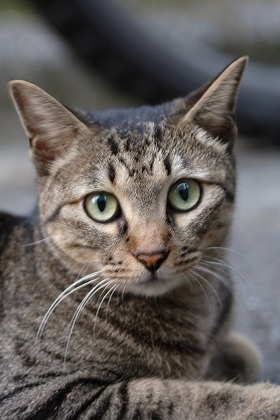
#> input picture L7/cat.jpg, 280 x 420 px
$ python ex77.py
#> lines starting #> are read from the running program, lines starting #| are printed output that depends on the picture; after the words box and inside, x2 and y2 are one past the last pixel; in counts of white or black regions, pixels touching at a corner belong together
import cv2
import numpy as np
fname = "cat.jpg"   # ←　任意の画像ファイルに変更せよ
# カラー画像としてイメージを読み込み
src = cv2.imread(fname,cv2.IMREAD_COLOR)  # cv2.IMREAD_COLOR = 1
#> src is the input picture: shape (420, 280, 3); mean B, G, R 92.2, 95, 100.1

# カラー画像をグレイスケール画像へ変換
srcGray = cv2.cvtColor(src,cv2.COLOR_BGR2GRAY)
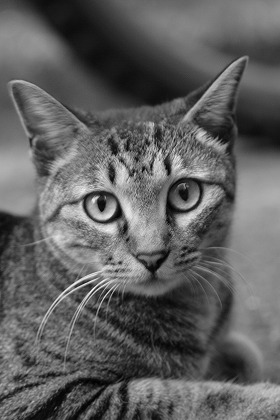
#> srcGray: shape (420, 280); min 0, max 249, mean 96.2

# グレー画像をガウシアンフィルタで平滑化
srcGray = cv2.GaussianBlur(srcGray,(5,5),1)

# ２種類のしきい値処理で2値化
thres = 90
offset = 10

def on_changeX(x):
    global thres
    thres = x
    gosei()

def on_changeY(y):
    global offset
    offset = y
    gosei()

def gosei():
    ret,img1 = cv2.threshold(srcGray,thres,255,cv2.THRESH_BINARY)
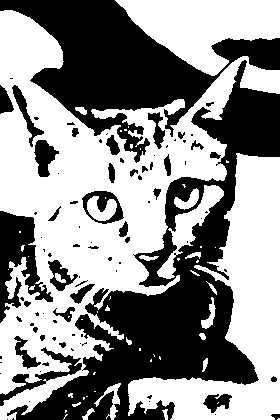
#> img1: shape (420, 280); 56.2% white; 91 black regions (55 under 20 px), largest, box (x1, y1, x2, y2) and area: (7, 60, 280, 420) 26251, (0, 0, 280, 163) 16748, (0, 211, 53, 323) 2742
#> ret = 90
    img2 = cv2.adaptiveThreshold(srcGray,255,cv2.ADAPTIVE_THRESH_MEAN_C,cv2.THRESH_BINARY, 11, offset)
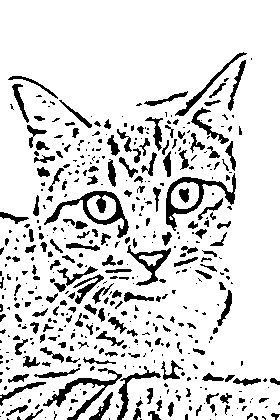
#> img2: shape (420, 280); 85.4% white; 474 black regions (289 under 20 px), largest, box (x1, y1, x2, y2) and area: (44, 191, 129, 238) 961, (166, 173, 236, 231) 895, (43, 368, 122, 420) 772
    img3 = cv2.bitwise_and(img1,img2)
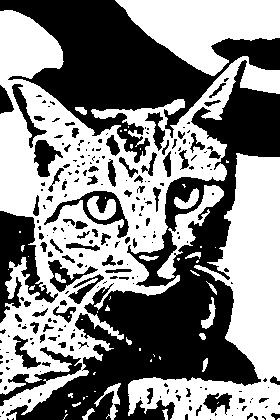
#> img3: shape (420, 280); 52.6% white; 237 black regions (157 under 20 px), largest, box (x1, y1, x2, y2) and area: (6, 60, 280, 420) 26530, (0, 0, 280, 163) 16857, (0, 211, 58, 323) 2765
    out = cv2.cvtColor(img3,cv2.COLOR_GRAY2BGR)
    out = cv2.bitwise_and(out,src)
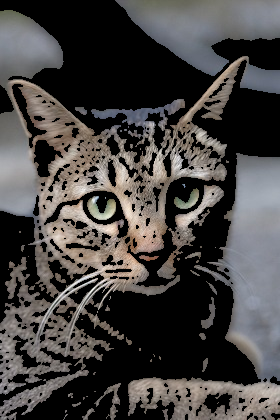
#> out: shape (420, 280, 3); mean B, G, R 66.5, 67.7, 70.4
    cv2.imshow("Threshold",img1)
    cv2.imshow("Adaptive",img2)
    cv2.imshow("And",img3)
    cv2.imshow("Image",out)

gosei()

cv2.createTrackbar("Threshold","Threshold",thres,255, on_changeX)
cv2.createTrackbar("Offset","Adaptive",offset,20, on_changeY)

cv2.waitKey(0)
cv2.destroyAllWindows()

$ run again, with L7/moriMoji.jpg copied over L7/cat.jpg
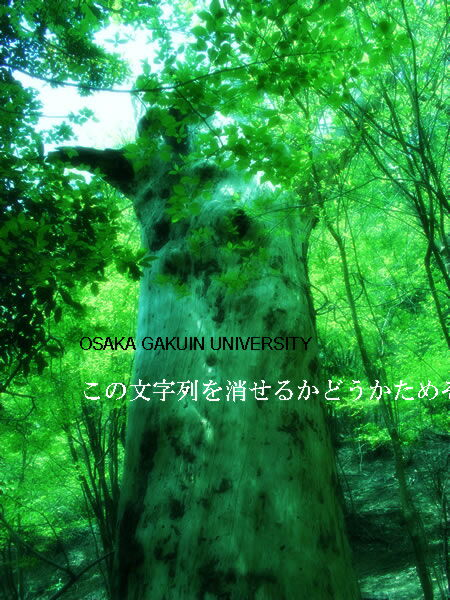
#> input picture L7/moriMoji.jpg, 450 x 600 px
#> src is the input picture: shape (600, 450, 3); mean B, G, R 62.4, 134.3, 42
#> in gosei, `ret,img1 = cv2.threshold(srcGray,thres,255,cv2.THRESH_BINARY)`:
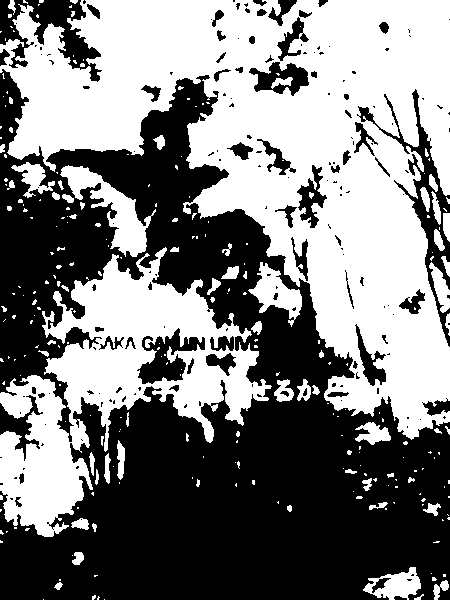
#> img1: shape (600, 450); 49.7% white; 258 white regions (188 under 20 px), largest, box (x1, y1, x2, y2) and area: (0, 0, 450, 440) 92620, (0, 247, 272, 537) 29319, (60, 165, 156, 257) 2855
#> ret = 90
#> img2: shape (600, 450); 79.4% white; 1444 black regions (932 under 20 px), largest, box (x1, y1, x2, y2) and area: (341, 0, 450, 255) 2158, (0, 0, 171, 97) 2016, (361, 127, 450, 349) 1867
#> img3: shape (600, 450); 40.6% white; 309 white regions (212 under 20 px), largest, box (x1, y1, x2, y2) and area: (67, 0, 450, 440) 58308, (42, 247, 259, 452) 17027, (0, 375, 93, 537) 7448
#> in gosei, `out = cv2.bitwise_and(out,src)`:
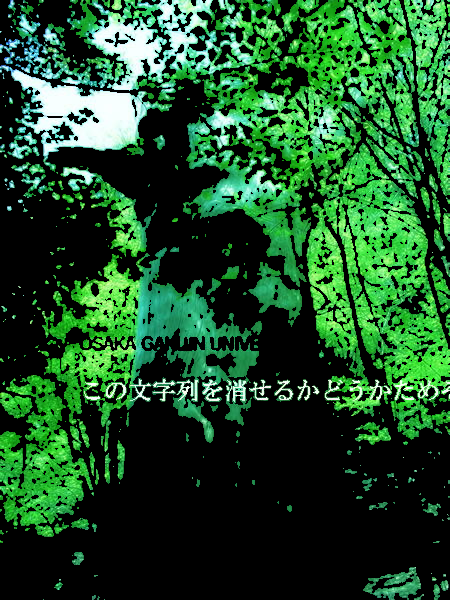
#> out: shape (600, 450, 3); mean B, G, R 41, 79, 31.2
